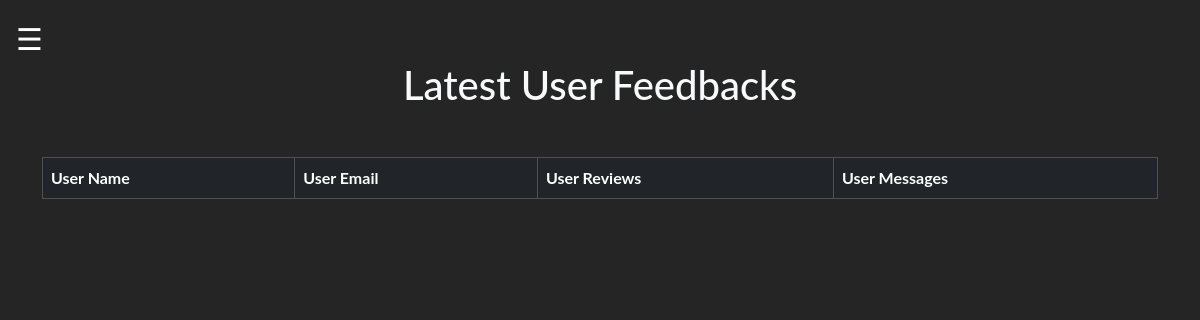
The app's page /soccer/admin/index.php (signed in), older data.
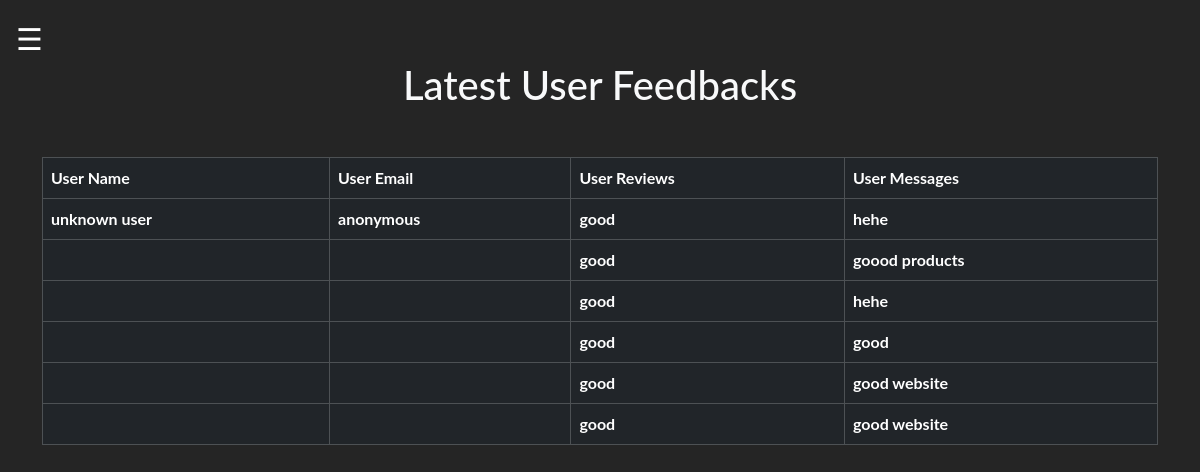
The same page, newer data.
### tables this page shows
CREATE TABLE `feedback` (
  `id` int(11) NOT NULL,
  `u_name` varchar(100) NOT NULL,
  `u_email` varchar(100) NOT NULL,
  `u_review` varchar(100) NOT NULL,
  `u_message` varchar(5000) NOT NULL
);

### soccer/admin/index.php (the view, shortened to what this page needs)
<!DOCTYPE html>
<html lang="en">
<head>
    <link href="https://cdn.jsdelivr.net/npm/bootstrap@5.3.1/dist/css/bootstrap.min.css" rel="stylesheet">
</head>
<body>
    <?php include('navbar.php') ?>
  <div id="main">
  <span style="font-size:30px;cursor:pointer; color:white;" onclick="openNav()">&#9776; </span>
  <div class="container ">
  <h1 class="text-center mb-4 text-light ">Latest User Feedbacks</h1>
  <table class="table table-dark table-bordered mt-5">
    <thead>
      <tr>
          <th scope="col">User Name</th>
          <th scope="col">User Email</th>
          <th scope="col">User Reviews</th>
          <th scope="col">User Messages</th>
      </tr>
    </thead>
    <tbody>
    <?php
      include('../connection.php');
      $select_feedback_query = "SELECT * FROM `feedback` ORDER BY `id` DESC LIMIT 10";
      $query_run = mysqli_query($conn , $select_feedback_query);
      while($feedback_review = mysqli_fetch_array($query_run)){
      ?>
      <tr>
        <th scope="row"><?php echo $feedback_review['u_name']?></th>
        <th><?php echo $feedback_review['u_email']?></th>
        <th><?php echo $feedback_review['u_review']?></th>
        <th><?php echo $feedback_review['u_message']?></th>
      </tr>
      <?php }?>
    </tbody>
  </table>
  </div>
</div>
</body>
</html>

Row changes from the older to the newer data that the page shows:
added feedback: u_name "unknown user", u_email "anonymous", u_review "good", u_message "hehe"
added feedback: u_review "good", u_message "goood products"
added feedback: u_review "good", u_message "hehe"
added feedback: u_review "good", u_message "good"
added feedback: u_review "good", u_message "good website"
added feedback: u_review "good", u_message "good website"
